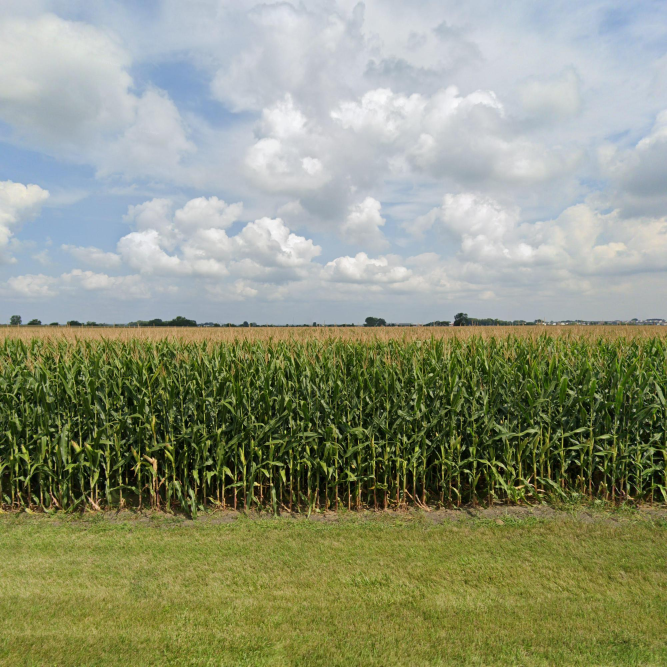
#> input picture src/QDWxWb7c1sVcLeoquYPTHw_41.54170024691091_-88.29999867944885_2021_8_358.7471008300781.jpg, 2000 x 2000 px, found by its file name (shown at 1/3 size)
$ jupyter execute --allow-errors crop_type.ipynb   (shell and % lines are left out)
#> lines starting #> are read from the running program, lines starting #| are printed output that depends on the picture; after the words box and inside, x2 and y2 are one past the last pixel; in counts of white or black regions, pixels touching at a corner belong together
# GSV roadside images collection

## Collect GSV metadata

[cell 1]
import urllib.request, os
import urllib.parse
import numpy as np
import streetview
import csv
import os

[cell 2]
from google.colab import drive
drive.mount('/content/drive', force_remount=True)

[cell 3]
# [28 lines left out: function collectGSV, not called in this run]

#> (a cell that did not finish here is left out)

[cell 5]
target_year = '2014'
Processed_Result_path  = '/content/drive/MyDrive/Crop Classification/CA_GSV/Processed_Result/CA_GSV_Final_Completely_'+target_year+'.shp'
#> (the rest of this cell did not finish here and is left out)

## Download GSV panoramic images

[cell 6]
import pandas as pd
import urllib.request, os
import urllib.parse
import numpy as np
import imageio as im
import geopandas as gpd
from math import pi
import numpy as np
import re
from datetime import datetime
import requests
import time
import shutil
import itertools
from PIL import Image
from io import BytesIO
import os
import numpy as np
from skimage import io
import requests
import json

[cell 7]
# [62 lines left out: functions tiles_info, downloadGSV, not called in this run]

#> (a cell that did not finish here is left out)

## Extract GSV roadsides images

[cell 9]
class NFOV():
    # [15 lines left out: functions __init__, _get_coord_rad, not called in this run]

    def _get_screen_img(self):
        xx, yy = np.meshgrid(np.linspace(0, 1, self.width), np.linspace(0, 1, self.height))
        return np.array([xx.ravel(), yy.ravel()]).T

    # [71 lines left out: functions _calcSphericaltoGnomonic, _bilinear_interpolation, toNFOV, not called in this run]

[cell 10]
target_crop = 'grape'

#> (the rest of this cell did not finish here and is left out)

[cell 11]
import imageio as im

directory = "/content/drive/MyDrive/Crop Classification/CA_GSV/GSV/"+target_crop+"_"+target_year+"_panoramic/"
directory_side = "/content/drive/MyDrive/Crop Classification/CA_GSV/GSV/"+target_crop+"_"+target_year+"/"
if not os.path.exists(directory_side):
    os.makedirs(directory_side)


#> (the rest of this cell did not finish here and is left out)

# Training and test dataset preparation

## Label GSV images

[cell 12]
import time
import numpy as np
import pandas as pd
import geopandas as gpd
import requests
from osgeo import gdal, gdalconst, gdal_array, ogr, osr
import os
from rasterstats import zonal_stats, point_query
import matplotlib.pyplot as plt
import math
import random as rand
import rasterio
from shapely import geometry
import json
from geopandas.tools import sjoin
from geographiclib.geodesic import Geodesic
import math
from pyproj import Proj, Transformer
import geopy
import geopy.distance
from pyproj import Geod
import geopandas as gpd
from shapely.geometry import Polygon
import warnings
warnings.filterwarnings("ignore")


def csv_to_shapefile(input_CSV,output_shp):
    data = pd.read_csv(input_CSV)
    data_gdf = gpd.GeoDataFrame(data, geometry = gpd.points_from_xy(data['Lon'], data['Lat']))
    data_gdf.to_file(filename=output_shp, driver = 'ESRI Shapefile')

    # creating the projection file.
    ESRI_WKT = 'GEOGCS["GCS_WGS_1984",DATUM["D_WGS_1984",SPHEROID["WGS_1984",6378137,298.257223563]],\
        PRIMEM["Greenwich",0],UNIT["Degree",0.017453292519943295]]'
    prj = open(output_shp.split('.')[0]+'.prj', 'w')
    prj.write(ESRI_WKT)
    prj.close()

# [309 lines left out: functions createBuffer, resample_CDL_to_10m, select_GSV_outside_buffer, createHalfCircle, highGSV, fishnetMaker and 1 more, not called in this run]


def reprojectCDLWGS84(CDL,outfile):
    gdal.Warp(outfile,CDL ,dstSRS='EPSG:4326')

## Sample representative GSV images

[cell 13]
## GSV csv to shapefile
year = 2016
GSV_csv = "D:/phd/Crop type mapping/GSV_CA_South/CA_GSV_South_Metadata_"+str(year)+".csv"
GSV = "D:/phd/Crop type mapping/GSV_CA_South/CA_GSV_South_Metadata_"+str(year)+".shp"
#> (the rest of this cell did not finish here and is left out)

## Automatically zoom in GSV images

[cell 14]
import numpy as np
import cv2
from matplotlib import pyplot as plt
import pandas as pd
import os

[cell 15]
target_crop ="soybean"
target_year = '2021'
directory_side = "/content/drive/MyDrive/Crop Classification/IL_GSV/GSV/"+target_crop+"_"+target_year+"/"
directory_crop = "/content/drive/MyDrive/Crop Classification/IL_GSV/GSV_crop/"+target_crop+"_"+target_year+"/"
if not os.path.exists(directory_crop):
    os.makedirs(directory_crop)

#> (the rest of this cell did not finish here and is left out)

[cell 16]
file = '/content/drive/MyDrive/GSV Github/QDWxWb7c1sVcLeoquYPTHw_41.54170024691091_-88.29999867944885_2021_8_358.7471008300781.jpg'
image = cv2.imread(file)
#> image is the input picture: shape (2000, 2000, 3); mean B, G, R 124.2, 149.9, 143.9

# kernel = np.ones((5,5),np.float32)/10
# image_blur = cv2.filter2D(image,-1,kernel)
image_blur = cv2.medianBlur(image,5)

#converting to gray scale
gray=cv2.cvtColor(image_blur,cv2.COLOR_BGR2GRAY)
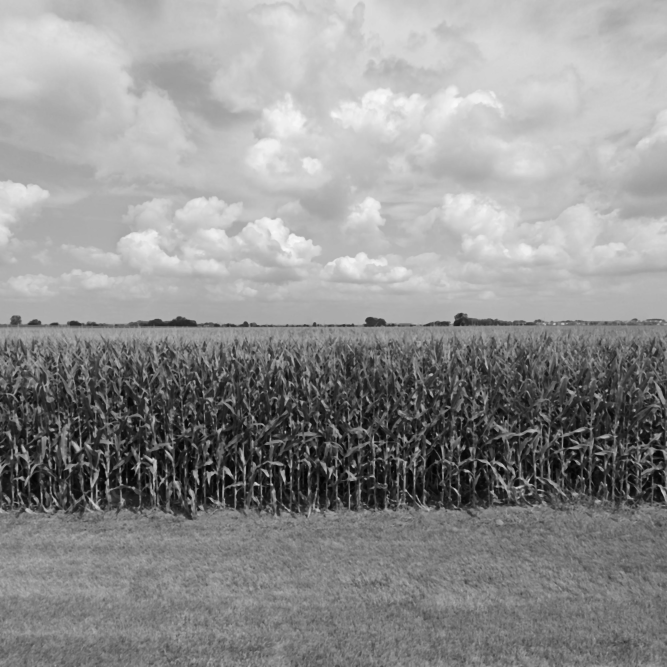
#> gray: shape (2000, 2000) (shown at 1/3 size); min 1, max 250, mean 144.8
#applying canny edge detection
edged = cv2.Canny(image_blur, 10, 150)
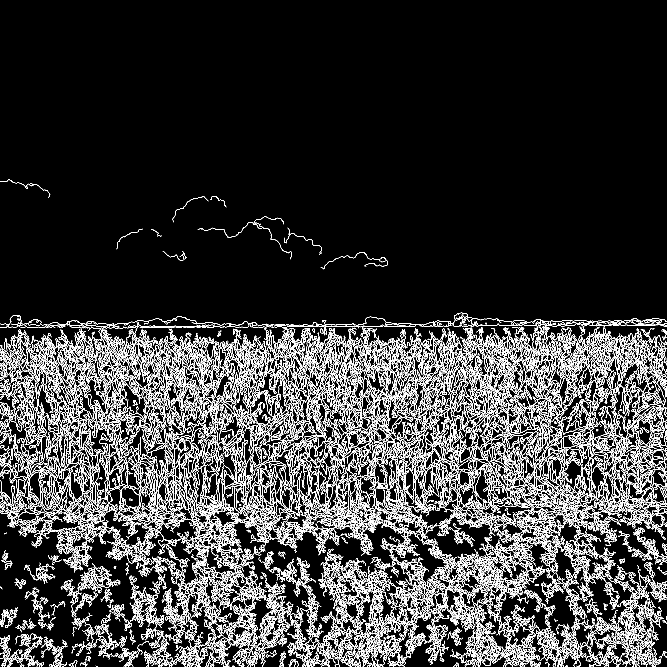
#> edged: shape (2000, 2000) (shown at 1/3 size); 9.7% white in thin lines or dots, all inside (x1, y1, x2, y2) = (0, 538, 2000, 2000)
plt.imshow(edged)
plt.show()

df = pd.DataFrame(edged)
#> df = table of 2000 rows and 2000 columns
count_255 = df.ne(0).sum(1)
crop_horizontal_line = 0
i = 0

while crop_horizontal_line<750:
    crop_horizontal_line = count_255[count_255>150].index[i]
    i += 1
#> this loop made 1 pass
#> crop_horizontal_line on pass 1: 961
#> after the loop, i = 1

# crop_horizontal_line = count_255[count_255>250].index[1]
crop_image = image[crop_horizontal_line:crop_horizontal_line+500,750:1250,:]
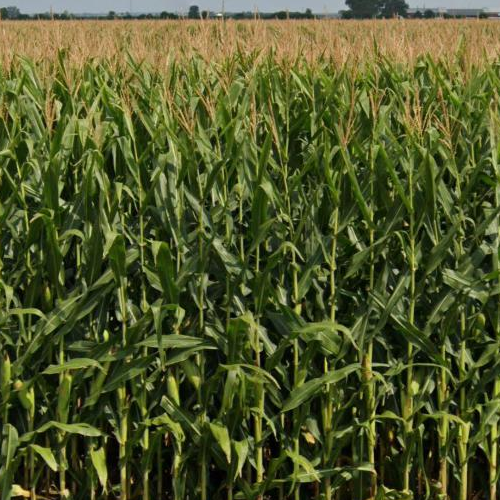
#> crop_image: shape (500, 500, 3); mean B, G, R 42.7, 87.5, 80.4
cv2.imwrite('/content/drive/MyDrive/GSV Github/QDWxWb7c1sVcLeoquYPTHw_41.54170024691091_-88.29999867944885_2021_8_358.7471008300781_clipped.jpg', crop_image)
plt.imshow(crop_image)
cv2.imwrite('/content/drive/MyDrive/GSV Github/QDWxWb7c1sVcLeoquYPTHw_41.54170024691091_-88.29999867944885_2021_8_358.7471008300781_edged.jpg', edged)
plt.show()
plt.imshow(edged)

$ run again, with src/TrainingDataset.jpg copied over src/QDWxWb7c1sVcLeoquYPTHw_41.54170024691091_-88.29999867944885_2021_8_358.7471008300781.jpg
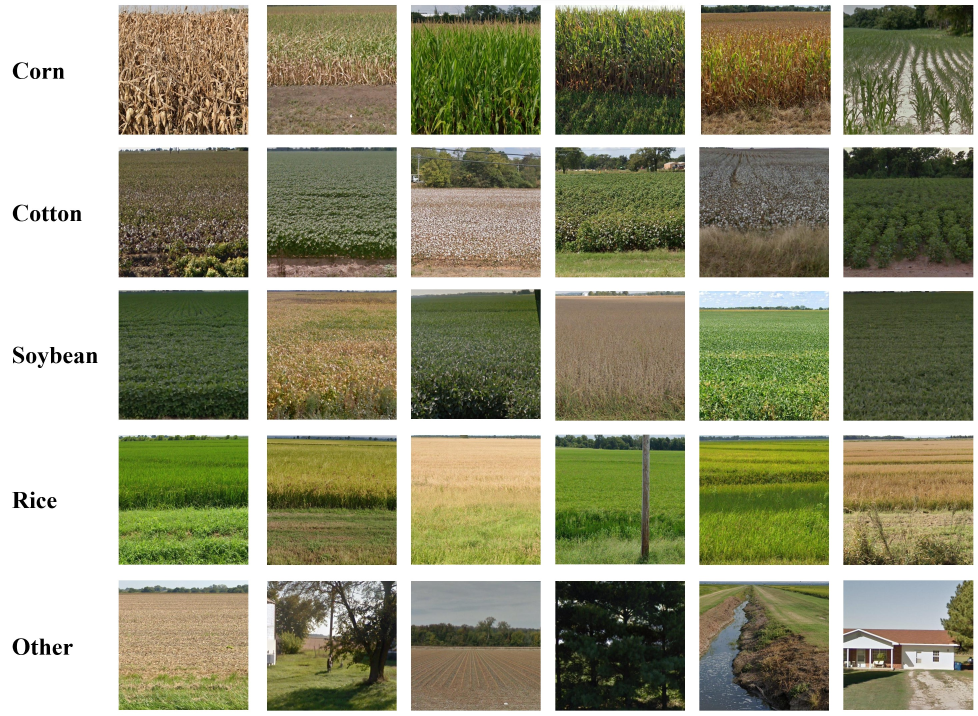
#> input picture src/TrainingDataset.jpg, 2932 x 2146 px, found by its file name (shown at 1/3 size)
#> image is the input picture: shape (2146, 2932, 3); mean B, G, R 122.1, 149.5, 150.4
#> `edged = cv2.Canny(image_blur, 10, 150)`:
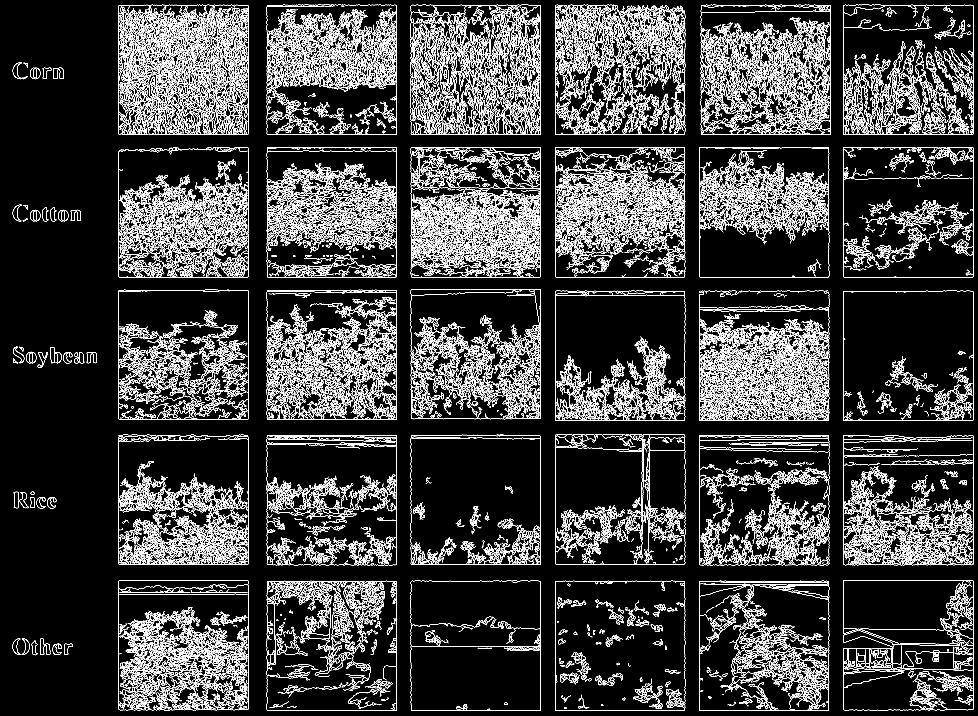
#> edged: shape (2146, 2932) (shown at 1/3 size); 10.9% white in thin lines or dots
#> df = table of 2146 rows and 2932 columns
#> the loop `while crop_horizontal_line<750:` made 694 passes
#> crop_horizontal_line on passes 1 to 3: 14, 15, 17
#> after the loop `while crop_horizontal_line<750:`: i = 694
#> `crop_image = image[crop_horizontal_line:crop_horizontal_line+500,750:1..`:
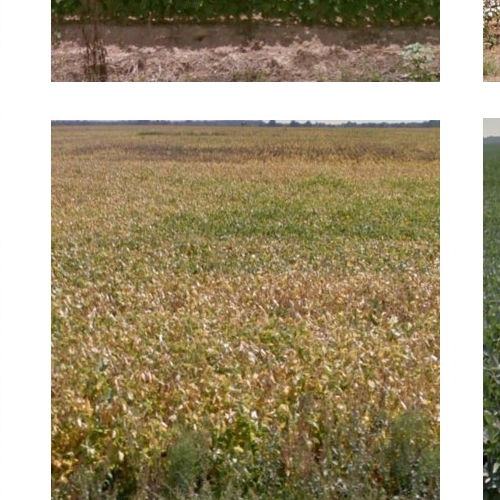
#> crop_image: shape (500, 500, 3); mean B, G, R 120.1, 149.5, 162.7
